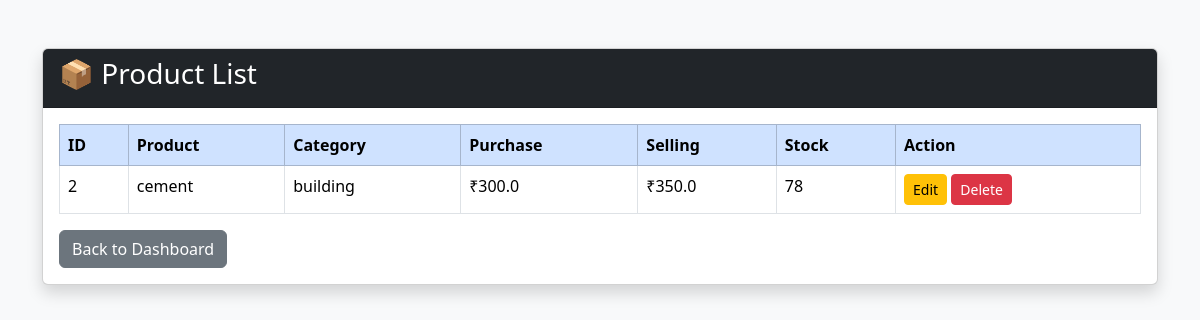
/view-products, run on an earlier commit of the app's database.
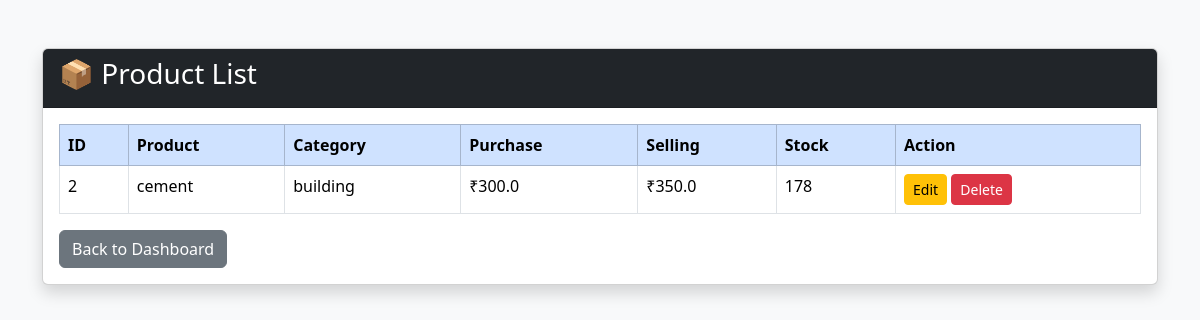
And on a later commit of the database.
### tables this page shows
CREATE TABLE products (
        id INTEGER PRIMARY KEY AUTOINCREMENT,
        product_name TEXT,
        category TEXT,
        purchase_price REAL,
        selling_price REAL,
        stock INTEGER
    );

### app.py (the view)
@app.route("/view-products")
def view_products():
    print("VIEW PRODUCTS ROUTE HIT")
    products = get_all_products()
    return render_template(
        "view_products.html",
        products=products
    )

### database/db.py (called while the page is built)
def get_all_products():
    conn = sqlite3.connect(DATABASE_NAME)
    cursor = conn.cursor()
    cursor.execute("SELECT * FROM products")
    rows = cursor.fetchall()
    conn.close()
    return rows

### templates/view_products.html (shortened to what this page needs)
<!DOCTYPE html>
<html lang="en">
<head>
    <link href="https://cdn.jsdelivr.net/npm/bootstrap@5.3.7/dist/css/bootstrap.min.css" rel="stylesheet">
</head>
<body class="bg-light">
<div class="container mt-5">
    <div class="card shadow">
        <div class="card-header bg-dark text-white">
            <h3>📦 Product List</h3>
        </div>
        <div class="card-body">
            <table class="table table-bordered table-hover">
                <thead class="table-primary">
                    <tr>
                        <th>ID</th>
                        <th>Product</th>
                        <th>Category</th>
                        <th>Purchase</th>
                        <th>Selling</th>
                        <th>Stock</th>
                        <th>Action</th>
                    </tr>
                </thead>
                <tbody>
                    {% for product in products %}
                    <tr>
                        <td>{{ product[0] }}</td>
                        <td>{{ product[1] }}</td>
                        <td>{{ product[2] }}</td>
                        <td>₹{{ product[3] }}</td>
                        <td>₹{{ product[4] }}</td>
                        <td>{{ product[5] }}</td>
                        <td>
                            <a href="/edit-product/{{ product[0] }}"
                               class="btn btn-warning btn-sm">
                               Edit
                            </a>
                            <a href="/delete-product/{{ product[0] }}"
                               class="btn btn-danger btn-sm">
                               Delete
                            </a>
                        </td>
                    </tr>
                    {% endfor %}
                </tbody>
            </table>
            <a href="/" class="btn btn-secondary">
                Back to Dashboard
            </a>
        </div>
    </div>
</div>
</body>
</html>

What changed in the data, as far as the page shows it:
changed products "cement": stock "78" → "178"
